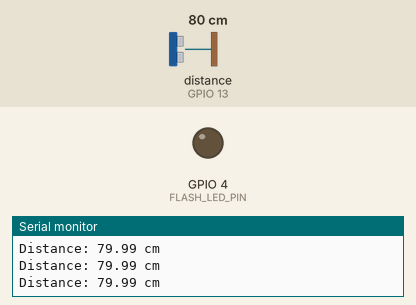
The sketch below on a simulated ESP32. Parts: output pins drawn as LEDs (lit = HIGH), the last lines printed to the serial monitor. Wiring (inferred from the names in the program): ultrasonic range finder: trigger GPIO 12; echo GPIO 13. Inputs (shaded band) come from the test bench; at power-on: distance to the obstacle (sensor on GPIO 13) 80 cm. The echo pulse lasts 58.3 µs per cm; storage starts empty; the camera gives no picture; pins used as bus, display or sensor lines are not drawn.

Above: at 2.5 s.
2.6 s: distance to the obstacle (sensor on GPIO 13) set to 2 cm
4.1 s: distance to the obstacle (sensor on GPIO 13) set to 60 cm
At 4.21 s:
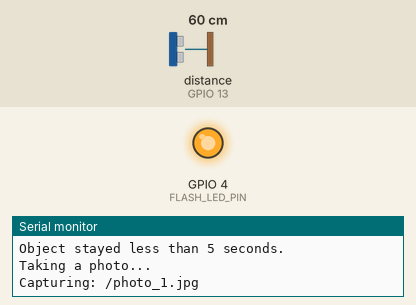
Timing chart, 0 to 7.1 s (numbered marks = the images above; inputs shaded):
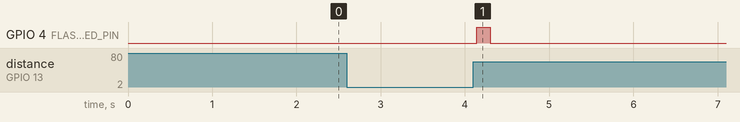

The sketch:

sketch_may10a.ino
```cpp
/*
  ESP32-CAM Object Detection System

  Board:
  - AI Thinker ESP32-CAM
  - OV2640 camera

  Sensor:
  - HC-SR04 ultrasonic distance sensor

  Storage:
  - MicroSD card using SD_MMC in 1-bit mode

  Logic:
  - Object farther than 50 cm -> system waits
  - Object closer than 50 cm -> object tracking starts
  - Object leaves before 5 seconds -> one photo is saved
  - Object remains for 5 seconds -> 25 JPEG frames are saved
  - System waits until the object leaves before detecting a new event

  HC-SR04:
  TRIG -> GPIO12
  ECHO -> GPIO13

  IMPORTANT:
  ESP32-CAM AI Thinker works with SD_MMC in 1-bit mode
  so GPIO12 and GPIO13 remain available for the ultrasonic sensor.
*/

#include "esp_camera.h"
#include "FS.h"
#include "SD_MMC.h"

// ============================================================
// CAMERA PINS - AI THINKER ESP32-CAM
// ============================================================

#define PWDN_GPIO_NUM     32
#define RESET_GPIO_NUM    -1
#define XCLK_GPIO_NUM      0
#define SIOD_GPIO_NUM     26
#define SIOC_GPIO_NUM     27

#define Y9_GPIO_NUM       35
#define Y8_GPIO_NUM       34
#define Y7_GPIO_NUM       39
#define Y6_GPIO_NUM       36
#define Y5_GPIO_NUM       21
#define Y4_GPIO_NUM       19
#define Y3_GPIO_NUM       18
#define Y2_GPIO_NUM        5

#define VSYNC_GPIO_NUM    25
#define HREF_GPIO_NUM     23
#define PCLK_GPIO_NUM     22

// ============================================================
// HARDWARE PINS
// ============================================================

#define TRIG_PIN          12
#define ECHO_PIN          13

// Built-in flash LED on AI Thinker ESP32-CAM
#define FLASH_LED_PIN      4

// ============================================================
// SYSTEM SETTINGS
// ============================================================

const float OBJECT_DISTANCE_CM = 50.0;

const unsigned long VIDEO_START_TIME = 5000;
const unsigned long VIDEO_FRAME_INTERVAL = 200;

const int VIDEO_FRAME_COUNT = 25;

const unsigned long SENSOR_INTERVAL = 100;

// ============================================================
// STATE MACHINE
// ============================================================

enum SystemState
{
  WAITING_FOR_OBJECT,
  TRACKING_OBJECT,
  WAITING_FOR_OBJECT_TO_LEAVE
};

SystemState currentState = WAITING_FOR_OBJECT;

// ============================================================
// VARIABLES
// ============================================================

unsigned long objectStartTime = 0;
unsigned long lastSensorRead = 0;

bool videoCaptured = false;

int photoNumber = 1;
int videoNumber = 1;

// ============================================================
// FUNCTION DECLARATIONS
// ============================================================

float readDistance();

bool initCamera();
bool initSDCard();

bool capturePhoto(const String &filename);
bool saveDistance(const String &filename, float distance);

String getNextPhotoFilename();
String getNextVideoFolder();

void createPhotoEvent(float distance);
void createVideoEvent();

void flashOn();
void flashOff();

// ============================================================
// SETUP
// ============================================================

void setup()
{
  Serial.begin(115200);
  delay(1000);

  Serial.println();
  Serial.println("======================================");
  Serial.println("ESP32-CAM Object Detection System");
  Serial.println("======================================");

  // Ultrasonic sensor
  pinMode(TRIG_PIN, OUTPUT);
  pinMode(ECHO_PIN, INPUT);

  digitalWrite(TRIG_PIN, LOW);

  // Flash LED
  pinMode(FLASH_LED_PIN, OUTPUT);
  digitalWrite(FLASH_LED_PIN, LOW);

  // Initialize camera
  if (!initCamera())
  {
    Serial.println("ERROR: Camera initialization failed.");
    while (true)
    {
      delay(1000);
    }
  }

  Serial.println("Camera initialized.");

  // Initialize SD card
  if (!initSDCard())
  {
    Serial.println("ERROR: SD card initialization failed.");
    while (true)
    {
      delay(1000);
    }
  }

  Serial.println("SD card initialized.");

  Serial.println();
  Serial.println("System ready.");
  Serial.println("Waiting for an object...");
  Serial.println();
}

// ============================================================
// MAIN LOOP
// ============================================================

void loop()
{
  unsigned long currentTime = millis();

  if (currentTime - lastSensorRead < SENSOR_INTERVAL)
  {
    return;
  }

  lastSensorRead = currentTime;

  float distance = readDistance();

  Serial.print("Distance: ");

  if (distance < 0)
  {
    Serial.println("Sensor error");
    return;
  }

  Serial.print(distance, 2);
  Serial.println(" cm");

  bool objectDetected = distance > 0 &&
                        distance <= OBJECT_DISTANCE_CM;

  // ==========================================================
  // WAITING FOR OBJECT
  // ==========================================================

  if (currentState == WAITING_FOR_OBJECT)
  {
    if (objectDetected)
    {
      objectStartTime = millis();
      videoCaptured = false;

      Serial.println("--------------------------------------");
      Serial.println("Object detected!");
      Serial.println("Tracking started...");
      Serial.println("--------------------------------------");

      currentState = TRACKING_OBJECT;
    }
  }

  // ==========================================================
  // TRACKING OBJECT
  // ==========================================================

  else if (currentState == TRACKING_OBJECT)
  {
    unsigned long objectTime = millis() - objectStartTime;

    // Object disappeared before 5 seconds
    if (!objectDetected)
    {
      Serial.println();
      Serial.println("Object disappeared.");

      if (objectTime < VIDEO_START_TIME)
      {
        Serial.println("Object stayed less than 5 seconds.");
        Serial.println("Taking a photo...");

        createPhotoEvent(distance);
      }

      Serial.println("Waiting for the next object...");

      currentState = WAITING_FOR_OBJECT_TO_LEAVE;
      return;
    }

    // Object stayed for 5 seconds
    if (!videoCaptured && objectTime >= VIDEO_START_TIME)
    {
      Serial.println();
      Serial.println("Object stayed for 5 seconds.");
      Serial.println("Starting frame sequence...");

      createVideoEvent();

      videoCaptured = true;

      Serial.println("Frame sequence completed.");
      Serial.println("Waiting for object to leave...");

      currentState = WAITING_FOR_OBJECT_TO_LEAVE;
    }
  }

  // ==========================================================
  // WAIT UNTIL OBJECT LEAVES
  // ==========================================================

  else if (currentState == WAITING_FOR_OBJECT_TO_LEAVE)
  {
    if (!objectDetected)
    {
      Serial.println();
      Serial.println("Object completely left.");
      Serial.println("System ready for a new detection.");
      Serial.println();

      currentState = WAITING_FOR_OBJECT;
    }
  }
}

// ============================================================
// CAMERA INITIALIZATION
// ============================================================

bool initCamera()
{
  camera_config_t config;

  config.ledc_channel = LEDC_CHANNEL_0;
  config.ledc_timer = LEDC_TIMER_0;

  config.pin_d0 = Y2_GPIO_NUM;
  config.pin_d1 = Y3_GPIO_NUM;
  config.pin_d2 = Y4_GPIO_NUM;
  config.pin_d3 = Y5_GPIO_NUM;
  config.pin_d4 = Y6_GPIO_NUM;
  config.pin_d5 = Y7_GPIO_NUM;
  config.pin_d6 = Y8_GPIO_NUM;
  config.pin_d7 = Y9_GPIO_NUM;

  config.pin_xclk = XCLK_GPIO_NUM;
  config.pin_pclk = PCLK_GPIO_NUM;
  config.pin_vsync = VSYNC_GPIO_NUM;
  config.pin_href = HREF_GPIO_NUM;

  config.pin_sccb_sda = SIOD_GPIO_NUM;
  config.pin_sccb_scl = SIOC_GPIO_NUM;

  config.pin_pwdn = PWDN_GPIO_NUM;
  config.pin_reset = RESET_GPIO_NUM;

  config.xclk_freq_hz = 20000000;

  config.pixel_format = PIXFORMAT_JPEG;

  if (psramFound())
  {
    config.frame_size = FRAMESIZE_VGA;
    config.jpeg_quality = 10;
    config.fb_count = 2;
  }
  else
  {
    config.frame_size = FRAMESIZE_QVGA;
    config.jpeg_quality = 12;
    config.fb_count = 1;
  }

  esp_err_t result = esp_camera_init(&config);

  if (result != ESP_OK)
  {
    Serial.printf(
      "Camera init failed with error 0x%x\n",
      result
    );

    return false;
  }

  sensor_t *sensor = esp_camera_sensor_get();

  if (sensor != nullptr)
  {
    sensor->set_brightness(sensor, 0);
    sensor->set_contrast(sensor, 0);
    sensor->set_saturation(sensor, 0);
  }

  return true;
}

// ============================================================
// SD CARD INITIALIZATION
// ============================================================

bool initSDCard()
{
  /*
    1-bit mode is used because GPIO12 and GPIO13
    are required for the HC-SR04 sensor.
  */

  if (!SD_MMC.begin("/sdcard", true))
  {
    Serial.println("SD_MMC mount failed.");
    return false;
  }

  uint8_t cardType = SD_MMC.cardType();

  if (cardType == CARD_NONE)
  {
    Serial.println("No SD card detected.");
    return false;
  }

  uint64_t cardSize = SD_MMC.cardSize() / (1024 * 1024);

  Serial.print("SD card size: ");
  Serial.print(cardSize);
  Serial.println(" MB");

  return true;
}

// ============================================================
// ULTRASONIC SENSOR
// ============================================================

float readDistance()
{
  digitalWrite(TRIG_PIN, LOW);
  delayMicroseconds(2);

  digitalWrite(TRIG_PIN, HIGH);
  delayMicroseconds(10);
  digitalWrite(TRIG_PIN, LOW);

  unsigned long duration =
    pulseIn(ECHO_PIN, HIGH, 30000);

  if (duration == 0)
  {
    return -1;
  }

  float distance =
    (duration * 0.0343) / 2.0;

  return distance;
}

// ============================================================
// FLASH
// ============================================================

void flashOn()
{
  digitalWrite(FLASH_LED_PIN, HIGH);
}

void flashOff()
{
  digitalWrite(FLASH_LED_PIN, LOW);
}

// ============================================================
// CAPTURE PHOTO
// ============================================================

bool capturePhoto(const String &filename)
{
  Serial.print("Capturing: ");
  Serial.println(filename);

  flashOn();
  delay(100);

  camera_fb_t *fb = esp_camera_fb_get();

  flashOff();

  if (!fb)
  {
    Serial.println("Camera capture failed.");
    return false;
  }

  File file = SD_MMC.open(filename, FILE_WRITE);

  if (!file)
  {
    Serial.println("Failed to open file.");
    esp_camera_fb_return(fb);
    return false;
  }

  size_t written = file.write(
    fb->buf,
    fb->len
  );

  file.close();

  esp_camera_fb_return(fb);

  if (written != fb->len)
  {
    Serial.println("File write error.");
    return false;
  }

  Serial.print("Saved ");
  Serial.print(written);
  Serial.println(" bytes.");

  return true;
}

// ============================================================
// SAVE DISTANCE TO TXT
// ============================================================

bool saveDistance(
  const String &filename,
  float distance
)
{
  File file = SD_MMC.open(
    filename,
    FILE_WRITE
  );

  if (!file)
  {
    Serial.println(
      "Failed to create distance file."
    );

    return false;
  }

  file.println(
    "ESP32-CAM Object Detection"
  );

  file.println(
    "--------------------------"
  );

  file.print(
    "Distance: "
  );

  file.print(
    distance,
    2
  );

  file.println(
    " cm"
  );

  file.print(
    "Timestamp: "
  );

  file.print(
    millis()
  );

  file.println(
    " ms"
  );

  file.close();

  return true;
}

// ============================================================
// GET NEXT PHOTO NAME
// ============================================================

String getNextPhotoFilename()
{
  while (true)
  {
    String filename =
      "/photo_" +
      String(photoNumber) +
      ".jpg";

    if (!SD_MMC.exists(filename))
    {
      return filename;
    }

    photoNumber++;
  }
}

// ============================================================
// GET NEXT VIDEO FOLDER
// ============================================================

String getNextVideoFolder()
{
  while (true)
  {
    String folder =
      "/video_" +
      String(videoNumber);

    if (!SD_MMC.exists(folder))
    {
      return folder;
    }

    videoNumber++;
  }
}

// ============================================================
// CREATE PHOTO EVENT
// ============================================================

void createPhotoEvent(float distance)
{
  String photoFilename =
    getNextPhotoFilename();

  String txtFilename =
    photoFilename.substring(
      0,
      photoFilename.length() - 4
    ) + ".txt";

  bool photoOK =
    capturePhoto(photoFilename);

  if (photoOK)
  {
    saveDistance(
      txtFilename,
      distance
    );

    Serial.println(
      "Photo event completed."
    );

    Serial.print(
      "Photo: "
    );

    Serial.println(
      photoFilename
    );

    Serial.print(
      "Distance log: "
    );

    Serial.println(
      txtFilename
    );
  }

  photoNumber++;
}

// ============================================================
// CREATE VIDEO EVENT
// ============================================================

void createVideoEvent()
{
  String folder =
    getNextVideoFolder();

  if (!SD_MMC.mkdir(folder))
  {
    Serial.println(
      "Failed to create video folder."
    );

    return;
  }

  String distanceFile =
    folder + "/distance.txt";

  File logFile =
    SD_MMC.open(
      distanceFile,
      FILE_WRITE
    );

  if (logFile)
  {
    logFile.println(
      "ESP32-CAM Frame Sequence"
    );

    logFile.println(
      "Duration: approximately 5 seconds"
    );

    logFile.println(
      "Frames: 25"
    );

    logFile.println(
      "Frame interval: 200 ms"
    );

    logFile.close();
  }

  for (int i = 1;
       i <= VIDEO_FRAME_COUNT;
       i++)
  {
    String frameFilename =
      folder +
      "/frame_" +
      String(i) +
      ".jpg";

    Serial.print(
      "Frame "
    );

    Serial.print(
      i
    );

    Serial.print(
      "/"
    );

    Serial.println(
      VIDEO_FRAME_COUNT
    );

    flashOn();
    delay(50);

    camera_fb_t *fb =
      esp_camera_fb_get();

    flashOff();

    if (!fb)
    {
      Serial.println(
        "Frame capture failed."
      );

      delay(
        VIDEO_FRAME_INTERVAL
      );

      continue;
    }

    File file =
      SD_MMC.open(
        frameFilename,
        FILE_WRITE
      );

    if (file)
    {
      file.write(
        fb->buf,
        fb->len
      );

      file.close();
    }
    else
    {
      Serial.println(
        "Failed to save frame."
      );
    }

    esp_camera_fb_return(fb);

    delay(
      VIDEO_FRAME_INTERVAL
    );
  }

  Serial.print(
    "Frame sequence saved to: "
  );

  Serial.println(
    folder
  );

  videoNumber++;
}
```
